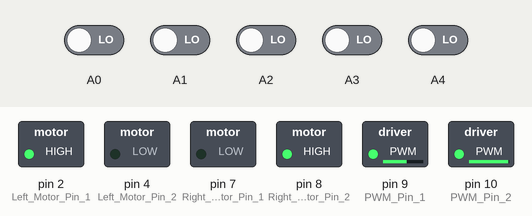
A sketch run on a simulated Arduino Uno, built with avr-gcc and run on an emulated ATmega328P. Shown: switched loads named in the sketch (green lamp = pin HIGH). Inputs (shaded band) come from the test bench; at power-on: A0–4 LOW.

Above: at 1.2 s.
1.3 s: A0 driven HIGH and A4 driven HIGH
At 2.3 s:
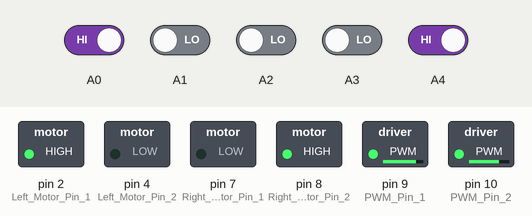
2.8 s: A0 driven LOW
At 3.4 s:
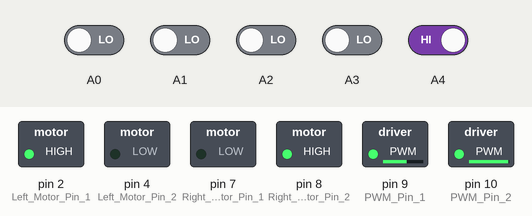
4.3 s: A2 driven HIGH
At 5.5 s:
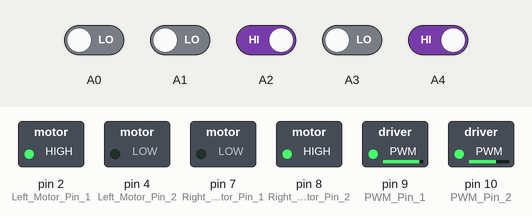
5.8 s: A3 driven HIGH
At 6.9 s:
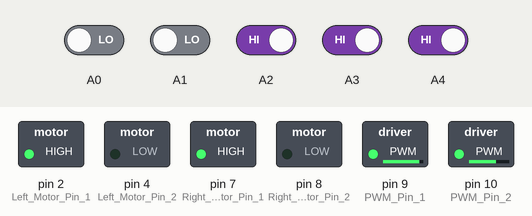
7.3 s: A0 driven HIGH
At 8.0 s:
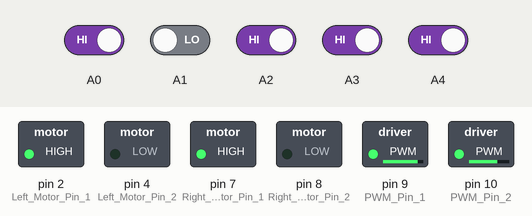
8.8 s: A1 driven HIGH
At 9.2 s:
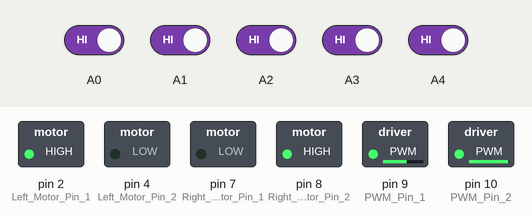
Timing chart, 0 to 11.3 s (numbered marks = the images above; inputs shaded):
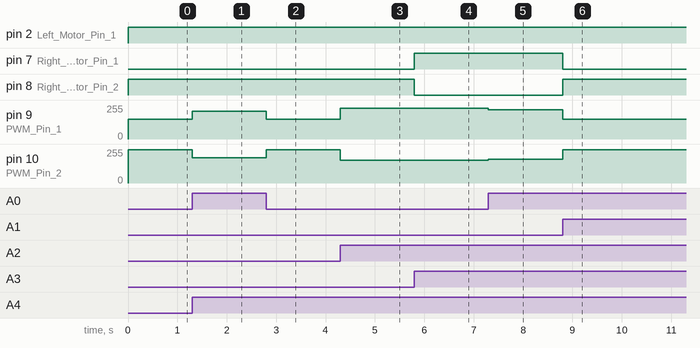

The sketch:

pid_advance.ino
```cpp
float Kp=10,Ki=20,Kd=30;
float error=0, P=0, I=0, D=0, PID_value=0;
float previous_error=0, previous_I=0;
int sensor[5]={0, 0, 0, 0, 0};
int initial_motor_speed=200;

void read_sensor_values(void);
void calculate_pid(void);
void motor_control(void);

void setup()
{
 pinMode(9,OUTPUT); //PWM Pin 1
 pinMode(10,OUTPUT); //PWM Pin 2
 pinMode(2,OUTPUT); //Left Motor Pin 1
 pinMode(4,OUTPUT); //Left Motor Pin 2
 pinMode(7,OUTPUT); //Right Motor Pin 1
 pinMode(8,OUTPUT);  //Right Motor Pin 2
 Serial.begin(9600); //Enable Serial Communications
}

void loop()
{
    read_sensor_values();
    calculate_pid();
    motor_control();
}

void read_sensor_values()
{
  sensor[0]=digitalRead(A0);
  sensor[1]=digitalRead(A1);
  sensor[2]=digitalRead(A2);
  sensor[3]=digitalRead(A3);
  sensor[4]=digitalRead(A4);

  if((sensor[0]==1)&&(sensor[1]==1)&&(sensor[2]==1)&&(sensor[4]==1)&&(sensor[4]==0))
  error=4;
  else if((sensor[0]==1)&&(sensor[1]==1)&&(sensor[2]==1)&&(sensor[4]==0)&&(sensor[4]==0))
  error=3;
  else if((sensor[0]==1)&&(sensor[1]==1)&&(sensor[2]==1)&&(sensor[4]==0)&&(sensor[4]==1))
  error=2;
  else if((sensor[0]==1)&&(sensor[1]==1)&&(sensor[2]==0)&&(sensor[4]==0)&&(sensor[4]==1))
  error=1;
  else if((sensor[0]==1)&&(sensor[1]==1)&&(sensor[2]==0)&&(sensor[4]==1)&&(sensor[4]==1))
  error=0;
  else if((sensor[0]==1)&&(sensor[1]==0)&&(sensor[2]==0)&&(sensor[4]==1)&&(sensor[4]==1))
  error=-1;
  else if((sensor[0]==1)&&(sensor[1]==0)&&(sensor[2]==1)&&(sensor[4]==1)&&(sensor[4]==1))
  error=-2;
  else if((sensor[0]==0)&&(sensor[1]==0)&&(sensor[2]==1)&&(sensor[4]==1)&&(sensor[4]==1))
  error=-3;
  else if((sensor[0]==0)&&(sensor[1]==1)&&(sensor[2]==1)&&(sensor[4]==1)&&(sensor[4]==1))
  error=-4;
  //else if((sensor[0]==0)&&(sensor[1]==0)&&(sensor[2]==0)&&(sensor[4]==0)&&(sensor[4]==0))
  //if(error==-4) error=-5;
  else error=5;

}

void calculate_pid()
{
    P = error;
    I = I + previous_I;
    D = error-previous_error;

    PID_value = (Kp*P) + (Ki*I) + (Kd*D);

    previous_I=I;
    previous_error=error;
}

void motor_control()
{
    // Calculating the effective motor speed:
    int left_motor_speed = initial_motor_speed-PID_value;
    int right_motor_speed = initial_motor_speed+PID_value;

    // The motor speed should not exceed the max PWM value
    constrain(left_motor_speed,0,255);
    constrain(right_motor_speed,0,255);

      //Right Motor Speed
    //following lines of code are to make the bot move forward
    /*The pin numbers and high, low values might be different*/
    if((sensor[0]==1)&&(sensor[1]==1)&&(sensor[2]==0)&&(sensor[3]==1)&&(sensor[4]==1))
    {
    digitalWrite(2,HIGH);
    digitalWrite(4,LOW);
    digitalWrite(7,LOW);
    digitalWrite(8,HIGH);
    analogWrite(9,initial_motor_speed-PID_value);   //Left Motor Speed
    analogWrite(10,initial_motor_speed+PID_value);
    }

    else if((sensor[0]==1)&&(sensor[1]==0)&&(sensor[2]==1)&&(sensor[3]==1)&&(sensor[4]==1))
    {
    digitalWrite(2,HIGH);
    digitalWrite(4,LOW);
    digitalWrite(7,HIGH);
    digitalWrite(8,LOW);
    analogWrite(9,initial_motor_speed-PID_value);   //Left Motor Speed
    analogWrite(10,initial_motor_speed+PID_value);
    }

    else if((sensor[0]==0)&&(sensor[1]==1)&&(sensor[2]==1)&&(sensor[3]==1)&&(sensor[4]==1))
    {
    digitalWrite(2,HIGH);
    digitalWrite(4,LOW);
    digitalWrite(7,HIGH);
    digitalWrite(8,LOW);
    analogWrite(9,initial_motor_speed-PID_value);   //Left Motor Speed
    analogWrite(10,initial_motor_speed+PID_value);
    }

    else if((sensor[0]==0)&&(sensor[1]==0)&&(sensor[2]==1)&&(sensor[3]==1)&&(sensor[4]==1))
    {
    digitalWrite(2,HIGH);
    digitalWrite(4,LOW);
    digitalWrite(7,HIGH);
    digitalWrite(8,LOW);
    analogWrite(9,initial_motor_speed-PID_value);   //Left Motor Speed
    analogWrite(10,initial_motor_speed+PID_value);
    }

    else if((sensor[0]==1)&&(sensor[1]==1)&&(sensor[2]==1)&&(sensor[3]==0)&&(sensor[4]==1))
    {
    digitalWrite(2,LOW);
    digitalWrite(4,HIGH);
    digitalWrite(7,LOW);
    digitalWrite(8,HIGH);
    analogWrite(9,initial_motor_speed-PID_value);   //Left Motor Speed
    analogWrite(10,initial_motor_speed+PID_value);
    }

    else if((sensor[0]==1)&&(sensor[1]==1)&&(sensor[2]==1)&&(sensor[3]==1)&&(sensor[4]==0))
    {
    digitalWrite(2,LOW);
    digitalWrite(4,HIGH);
    digitalWrite(7,LOW);
    digitalWrite(8,HIGH);
    analogWrite(9,initial_motor_speed-PID_value);   //Left Motor Speed
    analogWrite(10,initial_motor_speed+PID_value);
    }

    else if((sensor[0]==1)&&(sensor[1]==1)&&(sensor[2]==1)&&(sensor[3]==0)&&(sensor[4]==0))
    {
    digitalWrite(2,LOW);
    digitalWrite(4,HIGH);
    digitalWrite(7,LOW);
    digitalWrite(8,HIGH);
    analogWrite(9,initial_motor_speed-PID_value);   //Left Motor Speed
    analogWrite(10,initial_motor_speed+PID_value);
    }

    else if((sensor[0]==1)&&(sensor[1]==1)&&(sensor[2]==1)&&(sensor[3]==1)&&(sensor[4]==1))
    {
    digitalWrite(2,HIGH);
    digitalWrite(4,LOW);
    digitalWrite(7,LOW);
    digitalWrite(8,HIGH);
    analogWrite(9,initial_motor_speed-PID_value);   //Left Motor Speed
    analogWrite(10,initial_motor_speed+PID_value);
    }

    else if((sensor[0]==0)&&(sensor[1]==0)&&(sensor[2]==0)&&(sensor[3]==0)&&(sensor[4]==0))
    {
    digitalWrite(2,HIGH);
    digitalWrite(4,LOW);
    digitalWrite(7,LOW);
    digitalWrite(8,HIGH);
    analogWrite(9,initial_motor_speed-PID_value);   //Left Motor Speed
    analogWrite(10,initial_motor_speed+PID_value);
    }

    else
    {
    digitalWrite(2,HIGH);
    digitalWrite(4,LOW);
    digitalWrite(7,LOW);
    digitalWrite(8,HIGH);
    analogWrite(9,initial_motor_speed-PID_value);   //Left Motor Speed
    analogWrite(10,initial_motor_speed+PID_value);
    }
}
```

Measured:
- after the input at 1.3 s, pin 9 (PWM_Pin_1): 150/255 → 210/255 at once; pin 10 (PWM_Pin_2): 250/255 → 190/255 at once
- after the input at 2.8 s, pin 9 (PWM_Pin_1): 210/255 → 150/255 at once; pin 10 (PWM_Pin_2): 190/255 → 250/255 at once
- after the input at 4.3 s, pin 9 (PWM_Pin_1): 150/255 → 230/255 at once; pin 10 (PWM_Pin_2): 250/255 → 170/255 at once
- after the input at 5.8 s, pin 7 (Right_Motor_Pin_1): LOW → HIGH at once; pin 8 (Right_Motor_Pin_2): HIGH → LOW at once
- after the input at 7.3 s, pin 9 (PWM_Pin_1): 230/255 → 220/255 at once; pin 10 (PWM_Pin_2): 170/255 → 180/255 at once
- after the input at 8.8 s, pin 7 (Right_Motor_Pin_1): HIGH → LOW at once; pin 8 (Right_Motor_Pin_2): LOW → HIGH at once; pin 9 (PWM_Pin_1): 220/255 → 150/255 at once; pin 10 (PWM_Pin_2): 180/255 → 250/255 at once
